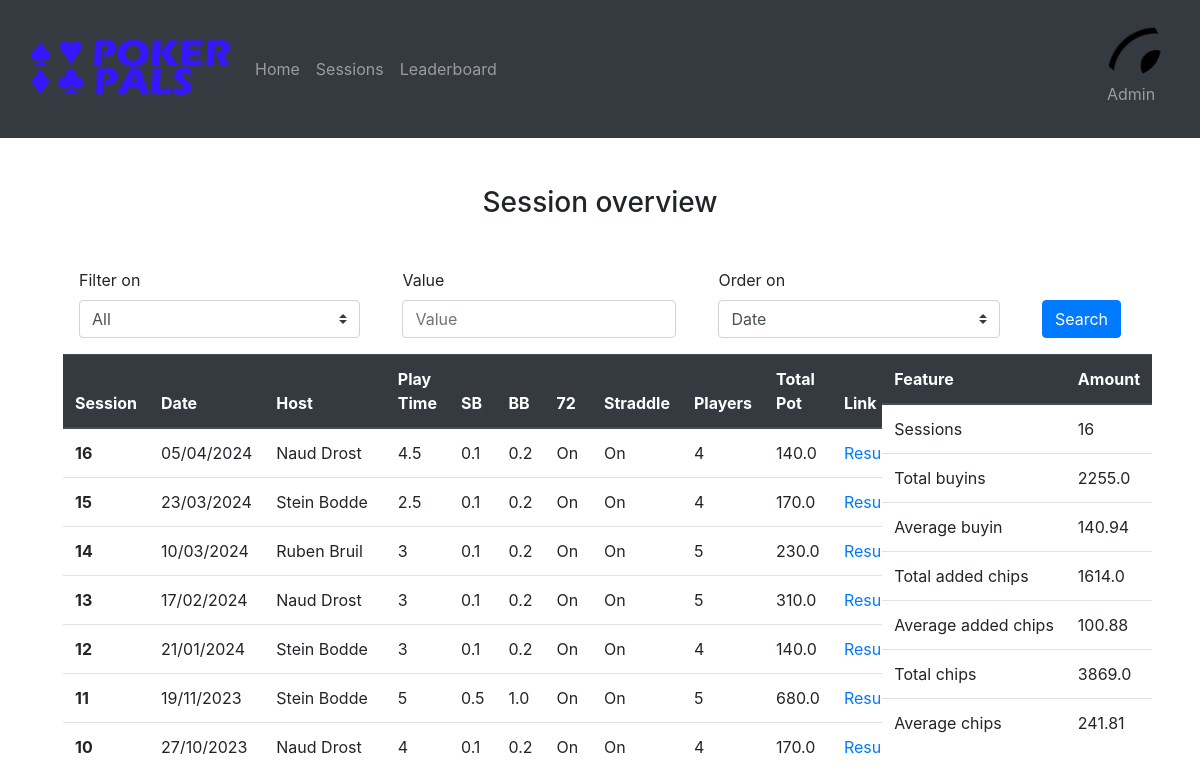
Page /sessions (signed in) on the committed database.
### website/models.py (models this page shows)
class User(db.Model, UserMixin):
    id = db.Column(db.Integer, primary_key=True)
    name = db.Column(db.String(150), unique=True)
    password = db.Column(db.String(150))
    imgURL = db.Column(db.String(10000))

class Session(db.Model):
    session_ID = db.Column(db.Integer, primary_key=True)
    host = db.Column(db.String(100))
    date = db.Column(db.String(100))
    duration = db.Column(db.Integer)
    straddle = db.Column(db.Boolean)
    seven_deuce = db.Column(db.Boolean)
    small_blind = db.Column(db.Float)
    big_blind = db.Column(db.Float)

### website/views.py (the view)
@views.route('/sessions', methods=['GET', 'POST'])
@login_required
def sessions():
    if request.method == "POST":
        filterOn = request.form.get("filter")
        filterValue = request.form.get("inputValue")
        orderOn = request.form.get("order")
    else:
        filterOn = "0"
        filterValue = None
        orderOn = "0"
    return render_template("sessions.html", user = current_user, session_list = getSessionsWithPeopleAndPot(filterOn, filterValue, orderOn), total_statistics = getTotalStatistics(filterOn, filterValue))

### website/__init__.py (called while the page is built)
def create_app():
    app = Flask(__name__)
    app.config['SECRET_KEY'] = 'ksjdksajdk17HSSH2ssj88ss'
    app.config['SQLALCHEMY_DATABASE_URI'] = f'sqlite:///{DB_NAME}'
    db.init_app(app)
    from .views import views
    from .auth import auth
    from .admin import admin
    app.register_blueprint(views, url_prefix='/')
    app.register_blueprint(auth, url_prefix='/')
    app.register_blueprint(admin, url_prefix='/admin')
    from .models import User, Post
    create_database(app)
    login_manager = LoginManager()
    login_manager.login_view = 'auth.login'
    login_manager.init_app(app)
    @login_manager.user_loader
    def load_user(id):
        return User.query.get(int(id))
    return app

### website/templates/sessions.html (shortened to what this page needs)
{% extends "base.html" %} {% block title %}Sessions{% endblock %} {% block content %}
<div class="fluid-container p-5">
    <h3 align="center">Session overview</h3><br>
    <form method="POST">
        <div class="form-row align-items-center">
            <div class="col m-3">
                <label class="mr-sm-2" for="filter">Filter on</label>
                <select onchange="saveChoice(this, 'active1');" class="custom-select mr-sm-2" name="filter" id="filter">
                    <option id="f0" selected value="0">All</option>
                </select>
            </div>
            <div class="col-auto m-3">
                <label class="mr-sm-2" for="input Value">Value</label>
                <input type="text" onkeyup="saveValue(this)" class="form-control" name="inputValue" id="inputValue" placeholder="Value">
                </div>
            <div class="col m-3">
                <label class="mr-sm-2" for="order">Order on</label>
                <select onchange="saveChoice(this, 'active2');" class="custom-select mr-sm-2" name="order" id="order">
                    <option selected value="0">Date</option>
                </select>
            </div>
        <div class="col-auto m-3 mt-5">
            <button type="submit" class="btn btn-primary">Search</button>
        </div>
    </div>
    </form>
    <div class="row">
        <div class="col overflow-auto" style="max-height: 400px;">
            <table class="table">
                <thead class="thead-dark">
                    <tr>
                        <th scope="col">Session</th>
                        <th scope="col">Date</th>
                        <th scope="col">Host</th>
                        <th scope="col">Play Time</th>
                        <th scope="col">SB</th>
                        <th scope="col">BB</th>
                        <th scope="col">72</th>
                        <th scope="col">Straddle</th>
                        <th scope="col">Players</th>
                        <th scope="col">Total Pot</th>
                        <th scope="col">Link</th>
                    </tr>
                </thead>
                <tbody>
                    {% for session in session_list%}
                    <tr>
                        <th scope="row">{{session.number}}</th>
                        <td>{{session.date}}</td>
                        <td>{{session.host}}</td>
                        <td>{{session.duration | round(2)}}</td>
                        <td>{{session.small_blind | round(2)}}</td>
                        <td>{{session.big_blind | round(2)}}</td>
                        {%if session.seven_deuce%}
                        <td>On</td>
                        {%else%}
                        <td>Off</td>
                        {%endif%}
                        {%if session.straddle%}
                        <td>On</td>
                        {%else%}
                        <td>Off</td>
                        {%endif%}
                        <td>{{session.players | round(2)}}</td>
                        <td>{{session.pot | round(2)}}</td>
                        <td><a href="/sessions/{{session.session_ID}}">Results</a></td>
                    </tr>
                    {%endfor%}
                </tbody>
            </table>
        </div>
        <div class="column-2">
            <table class="table">
                <thead class="thead-dark">
                    <tr>
                        <th scope="col">Feature</th>
                        <th scope="col">Amount</th>
                    </tr>
                    {%for feature, amount in total_statistics.items()%}
                    <tr>
                        <td>{{feature}}</td>
                        <td>{{amount | round(2)}}</td>
                    </tr>
                    {%endfor%}
                </thead>
        </div>
    </div>
</div>
{% endblock %}

### website/templates/base.html (shortened to what this page needs)
<!DOCTYPE html>
<html>
<head>
  <link rel="stylesheet" href="https://stackpath.bootstrapcdn.com/bootstrap/4.4.1/css/bootstrap.min.css"
 />
  <link rel="stylesheet" href="https://stackpath.bootstrapcdn.com/font-awesome/4.7.0/css/font-awesome.min.css"
 />
</head>
<body>
  {% if user.is_authenticated %}
  <nav class="navbar navbar-expand-lg navbar-dark bg-dark sticky-top">
    <div class="container-fluid">
      <a class="navbar-brand">
        <img src="{{url_for('static', filename='pictures/logo.png')}}" width="200px">
      </a>
      <div class="collapse navbar-collapse" id="navbarText">
        <ul class="navbar-nav me-auto mb-2 mb-lg-0">
          <li class="nav-item">
            <a class="nav-link" href="/">Home</a>
          </li>
          <li class="nav-item">
            <a class="nav-link" href="/sessions">Sessions</a>
          </li>
          <li class="nav-item">
            <a class="nav-link" href="/leaderboard">Leaderboard</a>
          </li>
        </ul>
        <ul class="navbar-nav ml-auto mb-2 mb-lg-0">
          <li class="nav-item">
            <a class="nav-link text-center" href="/account">
              <div class="circular--landscape-big">
                <div class="image-container">
                <img src="{{url_for('static', filename= user.imgURL)}}">
              </div>
              </div>
              <p>{{user.name}}</p>
              </a>
      </div>
    </div>
  </nav>
  {% endif %}
    <div class="container-fluid">
        {% block content%}
        {% endblock %}
    </div>
  </body>
</html>

### website/templates/base.html (style rules this page uses)
.circular--landscape-big { display: inline-block; position: relative; width: 60px; height: 60px; overflow: hidden; border-radius: 50%; }
.circular--landscape-big img { width: auto; height: 200%; margin-left: -5px; transition: opacity 0.3s ease-in-out; }
.image-container { width: 100%; height: 100%; }

### rows in the picture
User: imgURL (picture), name "Admin"

### other values in the picture
{{ session.number }} "16"
{{ session.date }} "05/04/2024"
{{ session.host }} "Naud Drost"
{{ session.duration | round(2) }} "4.5"
{{ session.small_blind | round(2) }} "0.1"
{{ session.big_blind | round(2) }} "0.2"
{{ session.players | round(2) }} "4"
{{ session.pot | round(2) }} "140.0"
{{ session.number }} "15"
{{ session.date }} "23/03/2024"
{{ session.host }} "Stein Bodde"
{{ session.duration | round(2) }} "2.5"
{{ session.pot | round(2) }} "170.0"
{{ session.number }} "14"
{{ session.date }} "10/03/2024"
